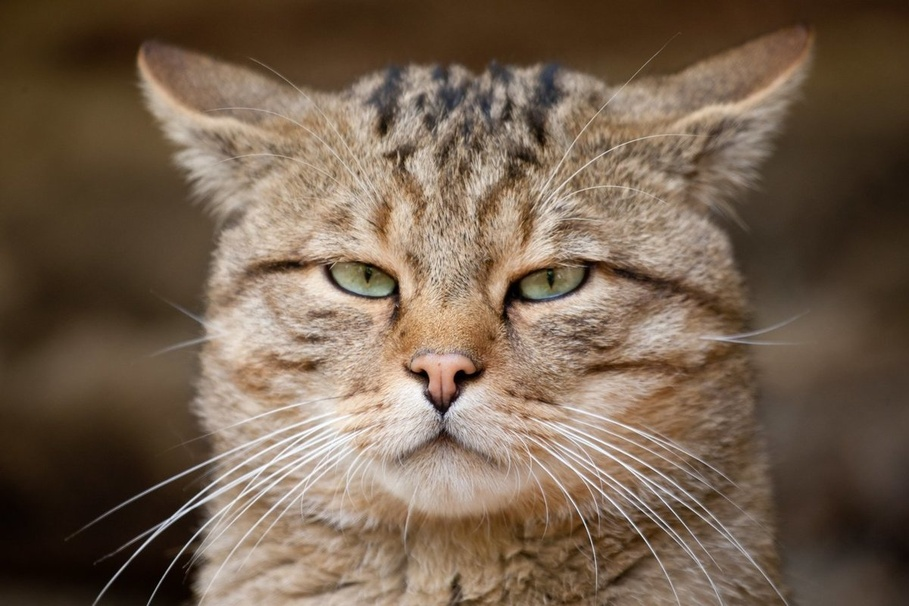
#> input picture laby_order_26/7prakt/my_image.jpg, 909 x 606 px, shrunk from 1200 x 800 before the run
$ python 7.3.py
#> lines starting #> are read from the running program, lines starting #| are printed output that depends on the picture
from PIL import Image
import os

if not os.path.exists("filtered_images"):
    os.mkdir("filtered_images")

files = ["my_image.jpg", "my_image1.jpg", "my_image2.jpg", "my_image3.jpg", "my_image4.jpg"]

# проходим по каждому файлу
for file in files:
    img = Image.open(file)
#> img is the input picture: PIL image 909x606 RGB; mean R, G, B 116.4, 96.8, 78.5
    img_grayscale = img.convert('L')
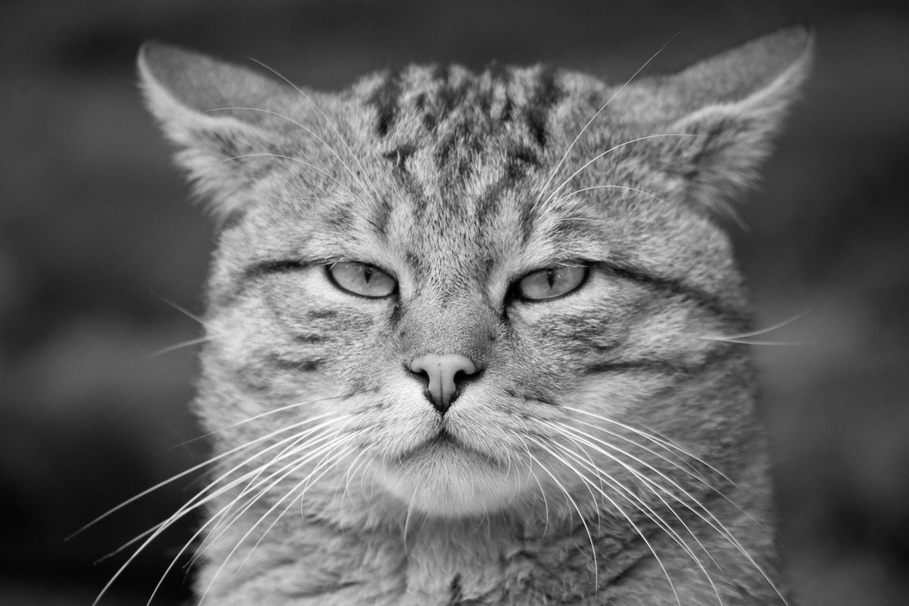
#> img_grayscale: PIL image 909x606 L; min 0, max 255, mean 100.6
    img_grayscale.save(f"filtered_images/{file[:-4]}_grayscale.jpg")
#> pass 2 of the loop `for file in files:`:
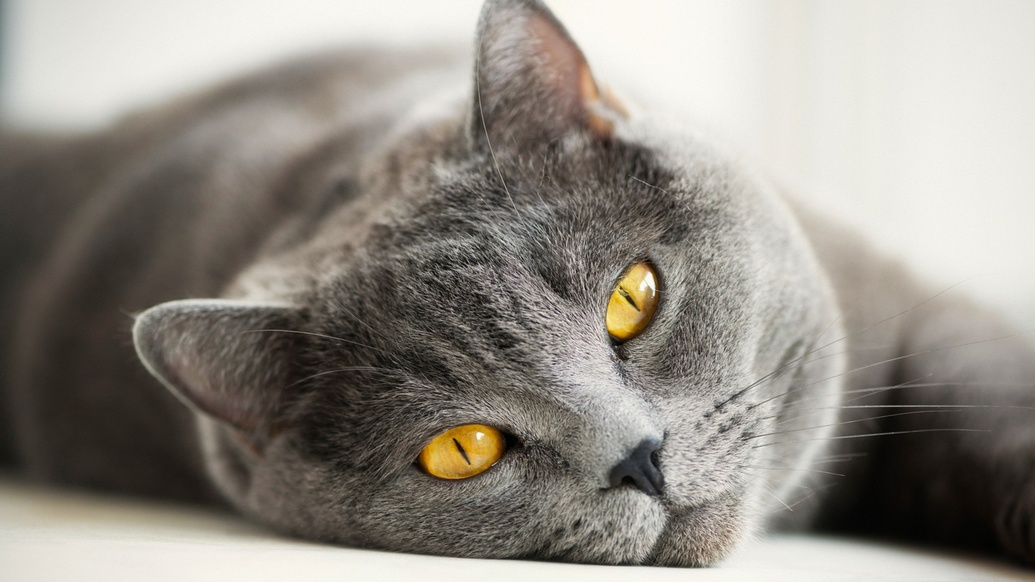
#> input picture laby_order_26/7prakt/my_image1.jpg, 1035 x 582 px, shrunk from 1366 x 768 before the run
#> img is the input picture: PIL image 1035x582 RGB; mean R, G, B 146.3, 141.4, 133.4
#> `img_grayscale = img.convert('L')`:
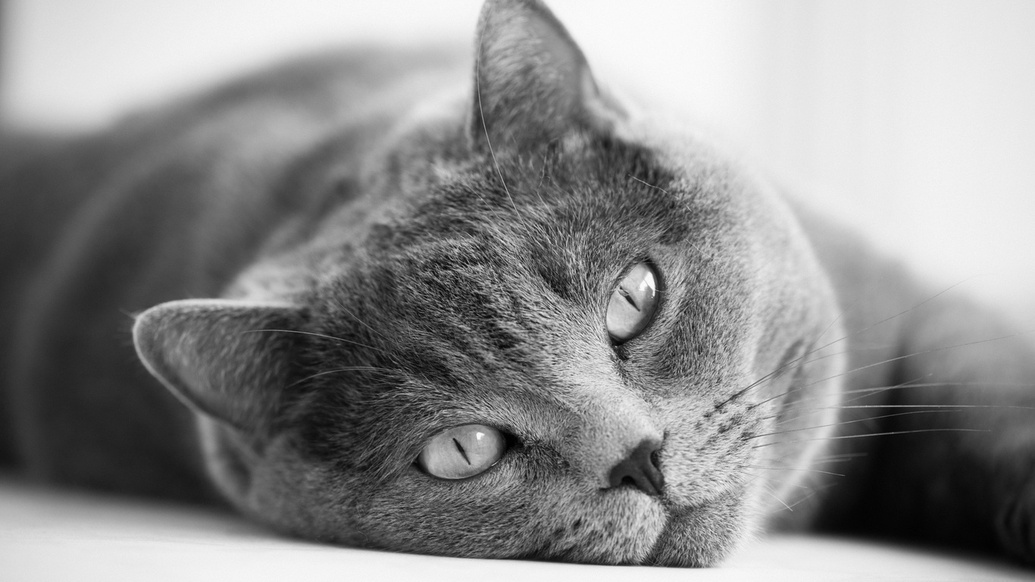
#> img_grayscale: PIL image 1035x582 L; min 0, max 253, mean 142
#> pass 3 of the loop `for file in files:`:
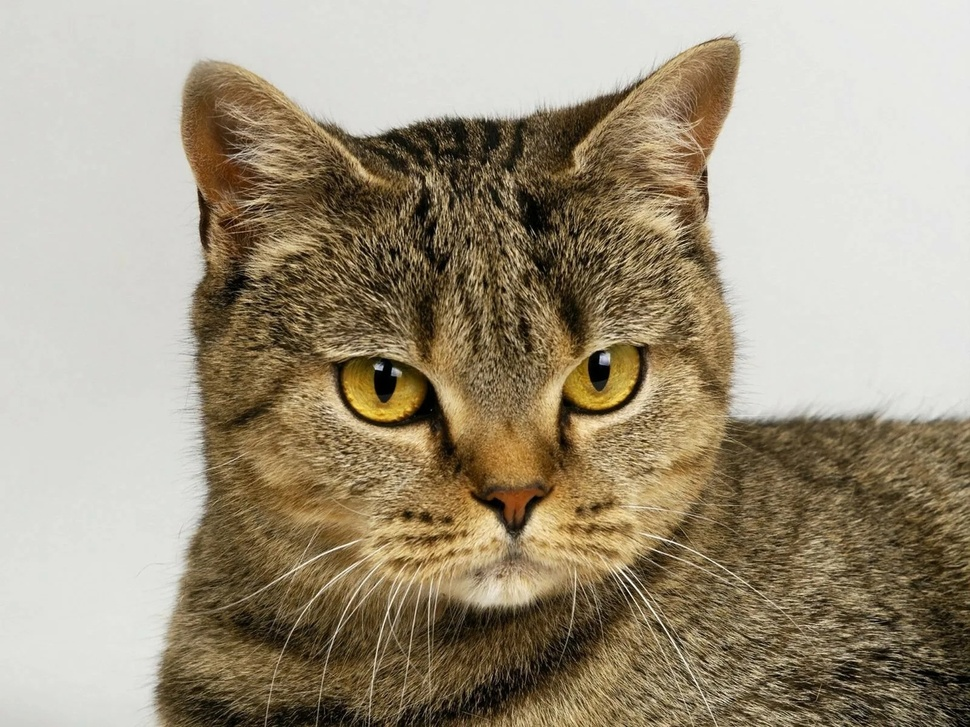
#> input picture laby_order_26/7prakt/my_image2.jpg, 970 x 727 px, shrunk from 1280 x 960 before the run
#> img is the input picture: PIL image 970x727 RGB; mean R, G, B 160.9, 149.5, 128
#> `img_grayscale = img.convert('L')`:
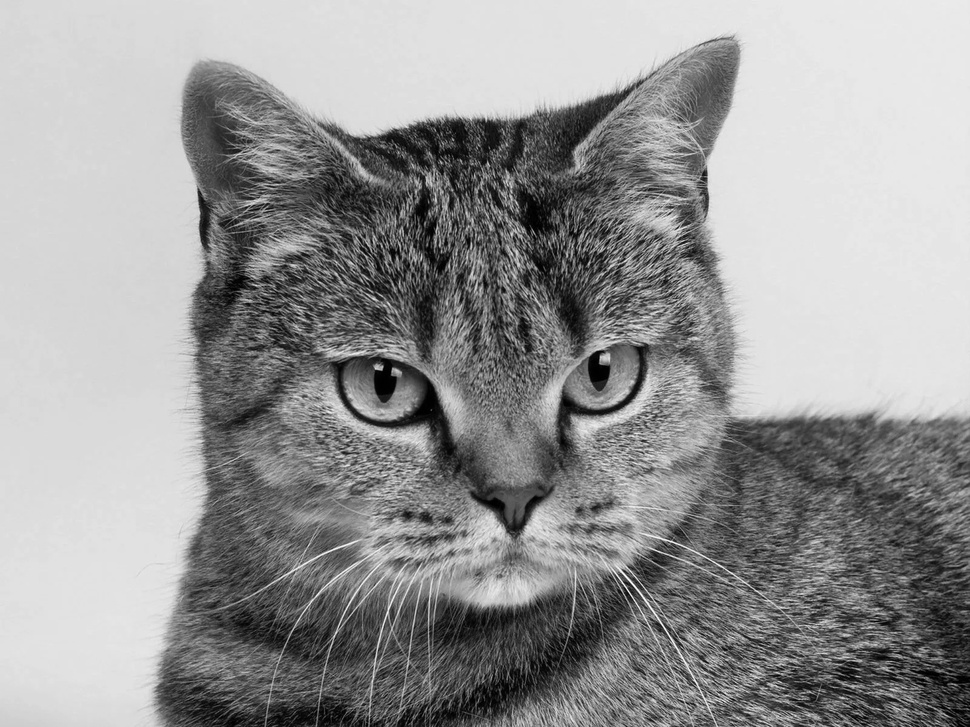
#> img_grayscale: PIL image 970x727 L; min 0, max 253, mean 150.5
#> the loop made 5 passes; the first 3 are shown
